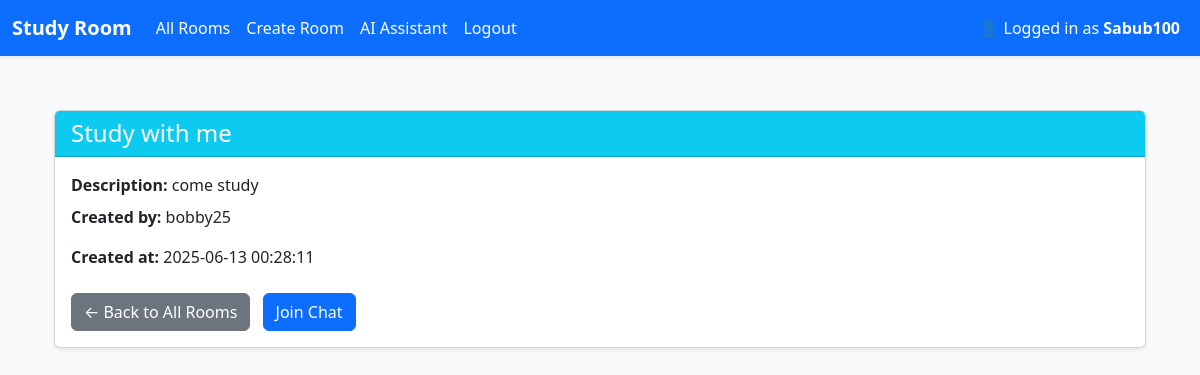
/studyroom/rooms/4 (signed in), run on the app's committed database.
### app/models.py (models this page shows)
class User(db.Model, UserMixin): # UserMixin allows methods for user
    id = db.Column(db.Integer, primary_key=True) # primary_key is the identifier for the table. every id column will automatically become unqiue for every user
    username = db.Column(db.String(25), nullable=False, unique=True) # all field must have value and must be unique. can have 25 char max
    email = db.Column(db.String(120), nullable=False, unique=True)
    password_hash = db.Column(db.String(128), nullable=False)
    bio = db.Column(db.Text, nullable=True)
    image_file = db.Column(db.String(120), default="default.jpg")

class StudyRoom(db.Model):
    id = db.Column(db.Integer, primary_key=True) # each room has a uniuqe id
    name = db.Column(db.String(100), nullable=False) # nullable means column cannot be empty
    description = db.Column(db.Text, nullable=True)
    host_id = db.Column(db.Integer, db.ForeignKey('user.id'), nullable=False) # links to the user who created the room
    created_at = db.Column(db.DateTime, default=datetime.utcnow)
    is_active = db.Column(db.Boolean, default=True)
    host = db.relationship('User', backref=db.backref('study_rooms', lazy=True))
    messages = db.relationship('Message', backref='room', cascade="all, delete", passive_deletes=True)

### app/studyroom/routes.py (the view)
@studyroom_bp.route('/rooms/<int:room_id>') # pass in the room_id number into the function. ex: 10
@login_required
def room_detail(room_id): # go into and find room id 10
    room = StudyRoom.query.get_or_404(room_id)
    return render_template('rooms/detail.html', room=room)

### app/__init__.py (called while the page is built)
def create_app():
    app = Flask(__name__)
    app.config.from_object(Config) # set config file
    db.init_app(app)
    login_manager.init_app(app)
    socketio.init_app(app)
    mail.init_app(app)
    from flask_migrate import Migrate
    migrate = Migrate(app, db)
    from app.models import User, StudyRoom
    @login_manager.user_loader
    def load_user(user_id):
        return User.query.get(int(user_id))
    from dotenv import load_dotenv
    load_dotenv()
    from app.auth import auth_bp
    app.register_blueprint(auth_bp, url_prefix='/auth')
    from app.studyroom import studyroom_bp
    app.register_blueprint(studyroom_bp, url_prefix='/studyroom')
    try:
        from app.main import main_bp # Register main Blueprint
        app.register_blueprint(main_bp)
    except ImportError:
        pass
    from app import sockets
    return app

### app/templates/rooms/detail.html (shortened to what this page needs)
{% extends 'base.html' %}
{% block content %}
<div class="container py-4">
    <div class="card shadow-sm">
        <div class="card-header bg-info text-white">
            <h4 class="mb-0">{{ room.name }}</h4>
        </div>
        <div class="card-body">
            <p class="mb-2"><strong>Description:</strong> {{ room.description or "No description provided." }}</p>
            <p><strong>Created by:</strong> {{ room.host.username }}</p>
            <p><strong>Created at:</strong> {{ room.created_at.strftime('%Y-%m-%d %H:%M:%S') }}</p>
            <div class="mt-4">
                <a href="{{ url_for('studyroom.room_list') }}" class="btn btn-secondary">← Back to All Rooms</a>
                <a href="{{ url_for('studyroom.chat', room_id=room.id) }}" class="btn btn-primary ms-2">Join Chat</a>
            </div>
        </div>
    </div>
</div>
{% endblock %}

### app/templates/base.html (shortened to what this page needs)
<!DOCTYPE html>
<html lang="en">
<head>
    <link href="https://cdn.jsdelivr.net/npm/bootstrap@5.3.0/dist/css/bootstrap.min.css" rel="stylesheet">
</head>
<body>
<nav class="navbar navbar-expand-lg shadow-sm">
  <div class="container-fluid">
    <a class="navbar-brand fw-bold" href="{{ url_for('main.home') }}">Study Room</a>
    <div class="collapse navbar-collapse" id="navbarNav">
      <ul class="navbar-nav me-auto">
        {% if current_user.is_authenticated %}
          <li class="nav-item">
            <a class="nav-link" href="{{ url_for('studyroom.room_list') }}">All Rooms</a>
          </li>
          <li class="nav-item">
            <a class="nav-link" href="{{ url_for('studyroom.create_room') }}">Create Room</a>
          </li>
          <li class="nav-item">
            <a class="nav-link" href="{{ url_for('studyroom.ai_assistant') }}">AI Assistant</a>
          </li>
          <li class="nav-item">
            <a class="nav-link" href="{{ url_for('auth.logout') }}">Logout</a>
          </li>
        {% endif %}
      </ul>
      {% if current_user.is_authenticated %}
      <ul class="navbar-nav ms-auto">
        <li class="nav-item">
          <a href="{{ url_for('auth.profile') }}" class="nav-link">
            👤 Logged in as <strong>{{ current_user.username }}</strong>
        </a>
        </li>
      </ul>
      {% endif %}
    </div>
  </div>
</nav>
<div class="container">
    {% block content %}{% endblock %}
</div>
</body>
</html>

### app/templates/base.html (style rules this page uses)
body { background-color: #f8f9fa; }
.navbar { background-color: #0d6efd; }
.navbar-brand, .nav-link, .navbar-text { color: white !important; }
.container { margin-top: 30px; }

### data on the page
User: username "Sabub100"
StudyRoom: name "Study with me", description "come study", created_at "2025-06-13 00:28:11"
User: host.username "bobby25"
